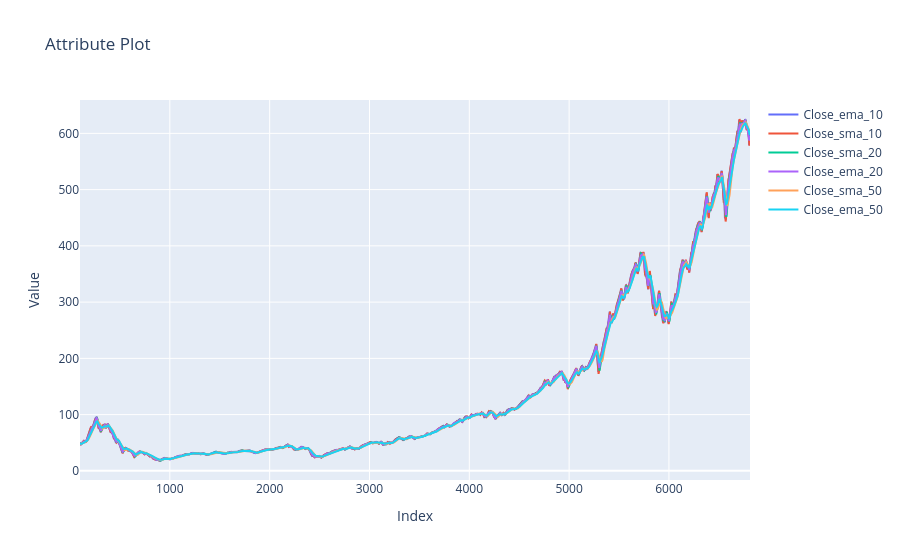

Write notebook code for a chart like this one.
### Markdown cell above
# Stationarity & Feature Engineering

Since raw security prices are non-stationary, anomaly detection models require scale-invariant features to generalize across different assets and price regimes.

## 1. Price-to-Moving Average Deviations
To identify stretched prices, we compute the percentage distance between the closing price and its respective Simple Moving Average (SMA):
$$\text{Price Deviation} = \frac{\text{Close} - \text{SMA}}{\text{SMA}}$$

## 2. Exponential vs. Simple Moving Average Spread
As price momentum accelerates, short-term EMAs diverge rapidly from longer-term SMAs:
$$\text{EMA Spread} = {\text{EMA} - \text{SMA}}$$

We leverage machine learning models on these stationary percentage spreads to detect structural price stretches that signal potential trend exhaustion and mean-reversion setups.

### Code cell
plot_attributes_plotly(df, ['Close_ema_10', 'Close_sma_10',
       'Close_sma_20', 'Close_ema_20', 'Close_sma_50', 'Close_ema_50'])

### Figure 1 — Plotly figure (JSON) as saved in the notebook; plotly's stock layout.template omitted (floating-point values rounded to 4 significant figures; data arrays with more than 128 entries replaced by an {"elided": "..."} marker saying what was removed)
{"data": [{"hovertemplate": "x: %{x}<br>y: %{y}<extra></extra>", "mode": "lines", "name": "Close_ema_10", "type": "scatter", "x": {"elided": "6713 int values"}, "y": {"elided": "6713 float values"}}, {"hovertemplate": "x: %{x}<br>y: %{y}<extra></extra>", "mode": "lines", "name": "Close_sma_10", "type": "scatter", "x": {"elided": "6713 int values"}, "y": {"elided": "6713 float values"}}, {"hovertemplate": "x: %{x}<br>y: %{y}<extra></extra>", "mode": "lines", "name": "Close_sma_20", "type": "scatter", "x": {"elided": "6713 int values"}, "y": {"elided": "6713 float values"}}, {"hovertemplate": "x: %{x}<br>y: %{y}<extra></extra>", "mode": "lines", "name": "Close_ema_20", "type": "scatter", "x": {"elided": "6713 int values"}, "y": {"elided": "6713 float values"}}, {"hovertemplate": "x: %{x}<br>y: %{y}<extra></extra>", "mode": "lines", "name": "Close_sma_50", "type": "scatter", "x": {"elided": "6713 int values"}, "y": {"elided": "6713 float values"}}, {"hovertemplate": "x: %{x}<br>y: %{y}<extra></extra>", "mode": "lines", "name": "Close_ema_50", "type": "scatter", "x": {"elided": "6713 int values"}, "y": {"elided": "6713 float values"}}], "layout": {"hovermode": "x unified", "title": {"text": "Attribute Plot"}, "xaxis": {"title": {"text": "Index"}}, "yaxis": {"title": {"text": "Value"}}}}
